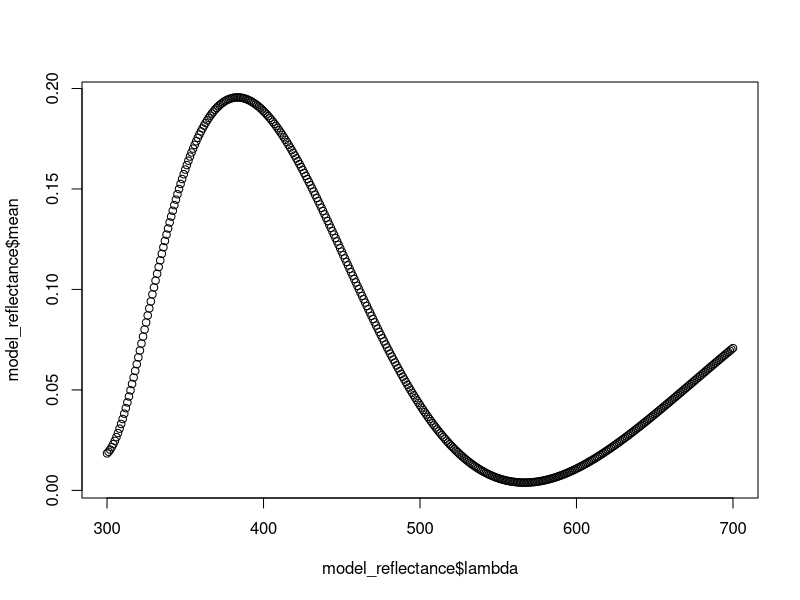
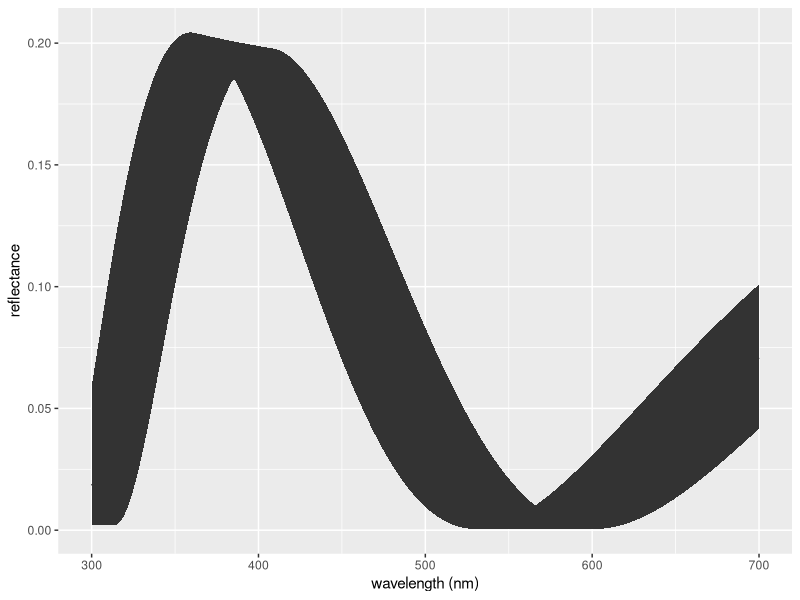
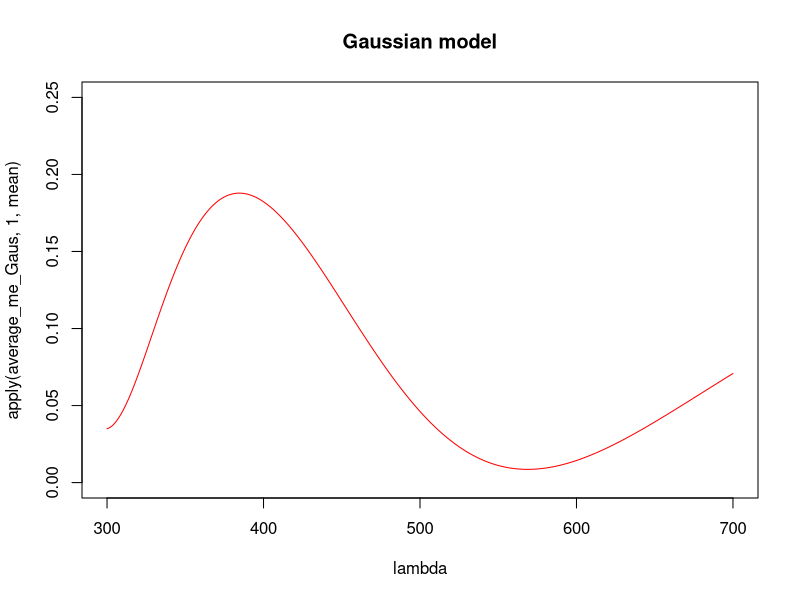

R code for these plots, in order:
# Title: thin_films.R
# Author: Rachel C. Thayer, in collaboration with Sam Thayer
# Date: 2019
# Publication: Thayer et al 2020, "Structural color in Junonia butterflies evoves by tuning scale lamina thickness," eLife

# See also: Stavenga 2014 "Thin film and multilayer optics cause structural color in many insects and birds," Mat. Today:Proc

# Purpose: model reflectance off of chitin thin films that compose the lower lamina of Junonia genus butterfly scales.

########################################################################
## DEFINE BASELINE VARIABLES

# wavelengths of light
lambda = seq(300, 700, by=1)

# angles of light that are collected by your microscope objective. 0-30º inclusive is appropriate for an objective lens with Numerical Aperture = 0.5
# granularity here MUST match indexing inside the 'averaging' function later!
angles = seq(0, 30, by=0.03)

# thickness (average and standard deviation, as measured from electron micrographs)
# realistic thicknesses range from about 100 nm for a very thin lower lamina, to about 260 nm for a very thick one
# these examples are for blue dorsal hindwing scales from Junonia hierta
d_mu = 183 #average lamina thickness in nm from replicated measures
d_sigma = 12 #standard deviation in nm among replicated lamina thickness measures
d_list <- seq(d_mu-d_sigma, d_mu+d_sigma, by=0.5) #Use inclusive list of measured thickness values to allow for measurement variation and/or error in the modeled reflectance

# refractive indices
n_chitin = 1.56 + (8.80 * 10^3)/ (lambda^2) # RI of chitin was estimated from glass butterfly scales by Leertouwer 2011
n_air = 1
k = 2*pi/lambda

########################################################################
## DEFINE COMPONENT FUNCTIONS

# this section defines the calculation for the unpolarized reflectance for a single specific angle
# input theta must be given in degrees, not radians
unpolarized_reflectance <- function(theta, d){ 
  theta0 = theta *pi/180 #convert to radians. Input value must be in degrees!
  theta1 = asin((n_air*sin(theta0))/n_chitin)
  theta2 = theta0 #Proof: thetatwo = asin((n_air*sin(thetazero))/n_air)
  phi = k * n_chitin * d * cos(theta1)
  TE_R01_num = n_air * cos(theta0) - n_chitin * cos(theta1)
  TE_R01_den = n_air * cos(theta0) + n_chitin * cos(theta1)
  TE_R01 = TE_R01_num / TE_R01_den
  TE_R12_num = n_chitin * cos(theta1) - n_air * cos(theta2)
  TE_R12_den = n_chitin * cos(theta1) + n_air * cos(theta2)
  TE_R12 = TE_R12_num / TE_R12_den
  
  R_num_TE = TE_R01^2 + TE_R12^2 + 2 * TE_R01 * TE_R12 * cos(2 * phi)
  R_den_TE = 1 + TE_R01^2 * TE_R12^2 + 2 * TE_R01 * TE_R12 * cos(2*phi)
  R_TE = R_num_TE / R_den_TE
  
  TM_R01_num = n_air * cos(theta1) - n_chitin * cos(theta0)
  TM_R01_den = n_air * cos(theta1) + n_chitin * cos(theta0)
  TM_R01 = TM_R01_num / TM_R01_den
  TM_R12_num = n_chitin * cos(theta2) - n_air * cos(theta1)
  TM_R12_den = n_chitin * cos(theta2) + n_air * cos(theta1)
  TM_R12 = TM_R12_num / TM_R12_den
  
  R_num_TM = TM_R01^2 + TM_R12^2 + 2 * TM_R01 * TM_R12 * cos(2 * phi)
  R_den_TM = 1 + TM_R01^2 * TM_R12^2 + 2 * TM_R01 * TM_R12 * cos(2*phi)
  R_TM = R_num_TM / R_den_TM
  
  R_unpolarized = (R_TE + R_TM) /2
  return(R_unpolarized)
}

# this section defines the calculation for averaging reflectance from 0 degrees to the maximal angle, mimicking spectrophotometer readings through a microscope objective lens
# assumes constant light flux, meaning that we assume there is not more total light reaching the probe from 0º than from any other exact angle
averaging <- function(d, maximal_angle){
  raw_r <- t(sapply(angles, unpolarized_reflectance, d=d))
  radiuses <- angles*pi/180 #in radians
  circumferences <- raw_r * 2*pi*radiuses
  inclusive <- circumferences[1:(maximal_angle/.03+1),] #divide by granularity I set at top
  if(is.array(inclusive)){
    sumz <- colSums(inclusive)
    reflectance <- sumz /(2*pi*sum(radiuses[1:(maximal_angle/.03+1)]))
    return(reflectance)
    } else { return(raw_r[1,]) } #theta0 = 0 is a special case. Don't average anything.
}

########################################################################
## Call to apply the component functions

#the output 'average_me' has one column of modeled reflectance per thickness value in d_list
average_me <- as.data.frame(sapply(d_list, averaging, maximal_angle=30))

#useful formatting for graphing the results
model_reflectance <- as.data.frame(lambda)
model_reflectance$type <- "sample_name"
model_reflectance$mean <- apply(average_me, 1, mean)
model_reflectance$min <- apply(average_me, 1, min)
model_reflectance$max <- apply(average_me, 1, max)

#simple plotting
plot(model_reflectance$lambda, model_reflectance$mean)

#plotting reflectance for the range of possible reflectances, accounting for measurement error
library(ggplot2)
ggplot(data=model_reflectance, aes(x=lambda, y=mean, ymin=min, ymax=max)) + 
  geom_line() + 
  geom_ribbon() + 
  xlab("wavelength (nm)") + 
  ylab("reflectance")

########################################################################
### This section calculates the Gaussian-sampled reflectance for a single uneven film. 
# In other words, rather than treating the empirically measured thickness variation as estimate error of a lamina with constant thickness 
  # (calculating reflectance off of films with a uniform thickness of d_mu+ 1 standard deviation, and separately for a film with d_mu - 1 standard deviation), 
  # we assume that one single scale lamina has a variable thickness with average d_mu and d_sigma
# May run slowly
# similar to Siddique 2016 and Stavenga 2014 "Coloration principles of nymphaline butterflies..." figure 4

# first, generate a list of thickness by drawing 400 randomized values from the thickness distribution defined by the empirically measured mu and sigma
d_Gaus <- rnorm(400, d_mu, d_sigma) #n, d_mu, d_sigma

# calculate reflectance for those thicknesses
average_me_Gaus <- sapply(d_Gaus, averaging, maximal_angle=30)
# average the reflectances and plot
plot(lambda, apply(average_me_Gaus, 1, mean), ylim = c(0,0.25), type = "l", col="red", main="Gaussian model")
